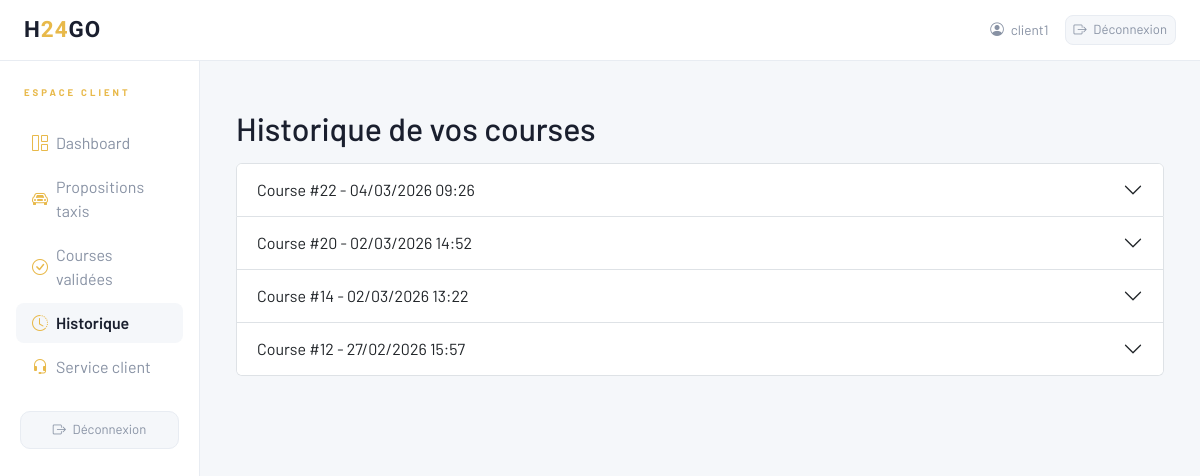
Before: /client/historique/ (signed in) with the older database file.
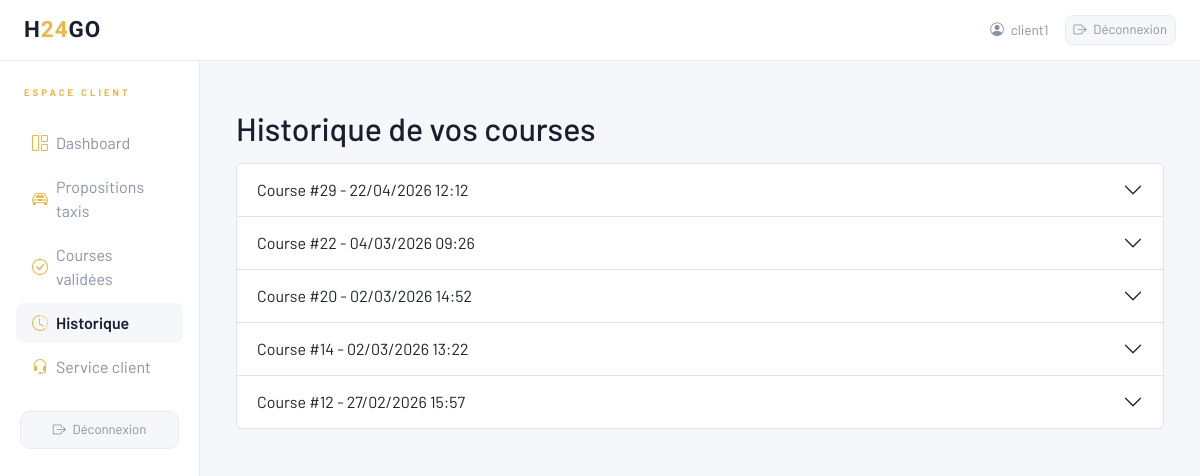
After: the same page with the newer database file.
### core/models.py (models this page shows, shortened)
class Course(models.Model):
    STATUS_CHOICES = (
        ('pending', 'En attente'),
        ('proposed', 'Proposition taxi'),
        ('accepted', 'Acceptée'),
        ('completed', 'Terminée'),
        ('cancelled', 'Annulée'),
    )
    client = models.ForeignKey('Client', on_delete=models.CASCADE, related_name='courses')
    taxi = models.ForeignKey('Taxi', on_delete=models.SET_NULL, null=True, blank=True, related_name='courses')
    adresse_depart = models.CharField(max_length=255)
    adresse_arrivee = models.CharField(max_length=255)
    prix_propose = models.DecimalField(max_digits=8, decimal_places=2, null=True, blank=True)
    temps_arrivee = models.CharField(max_length=50, null=True, blank=True)
    status = models.CharField(max_length=20, choices=STATUS_CHOICES, default='pending')
    temps_arrivee = models.CharField(max_length=50, null=True, blank=True)
    arrivee_estimee = models.DateTimeField(null=True, blank=True)
    paiement_admin = models.BooleanField(default=False)
    created_at = models.DateTimeField(auto_now_add=True)

### core/views.py (the view)
# urls.py: path('client/historique/', views.historique_client, name='historique_client'),
@login_required
def historique_client(request):
    client = request.user.client  # On suppose que le modèle Client est lié à User
    payments = Payment.objects.filter(user=request.user, status__in=["success", "paid"]).order_by("-created_at")
    courses = Course.objects.filter(client=client, status="paid").order_by("-created_at")
    context = {
        'courses': courses,
        'payments': payments,
    }
    return render(request, 'client/historique.html', context)

### core/templates/client/historique.html (shortened to what this page needs)
{% extends 'client/base_client.html' %}
{% block content %}
<div class="container my-4">
    <h2 class="mb-3">Historique de vos courses</h2>
    {% if courses %}
        <div class="accordion mb-4" id="coursesAccordion">
            {% for course in courses %}
            <div class="accordion-item">
                <h2 class="accordion-header" id="courseHeading{{ course.id }}">
                    <button class="accordion-button collapsed" type="button" data-bs-toggle="collapse" data-bs-target="#courseCollapse{{ course.id }}" aria-expanded="false" aria-controls="courseCollapse{{ course.id }}">
                        Course #{{ course.id }} - {{ course.created_at|date:"d/m/Y H:i" }}
                    </button>
                </h2>
            </div>
            {% endfor %}
        </div>
    {% else %}
        <div class="alert alert-info">Aucune course payée pour le moment.</div>
    {% endif %}
</div>
{% endblock %}

Changed rows visible on the page:
added Course: id "29", created_at "22/04/2026 12:12"
